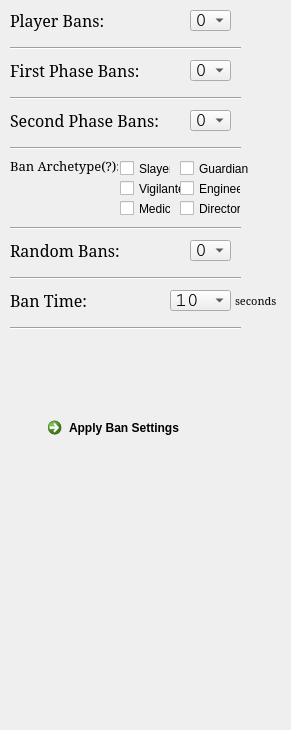
   <widget class="QWidget" name="bansTab">
    <attribute name="title">
     <string>Bans</string>
    </attribute>
    <widget class="QComboBox" name="playerBansDropdown">
     <property name="geometry">
      <rect>
       <x>190</x>
       <y>10</y>
       <width>41</width>
       <height>21</height>
      </rect>
     </property>
     <property name="font">
      <font>
       <family>Courier</family>
       <pointsize>15</pointsize>
      </font>
     </property>
     <item>
      <property name="text">
       <string>0</string>
      </property>
     </item>
     <item>
      <property name="text">
       <string>1</string>
      </property>
     </item>
     <item>
      <property name="text">
       <string>2</string>
      </property>
     </item>
     <item>
      <property name="text">
       <string>3</string>
      </property>
     </item>
     <item>
      <property name="text">
       <string>4</string>
      </property>
     </item>
     <item>
      <property name="text">
       <string>5</string>
      </property>
     </item>
    </widget>
    <widget class="QLabel" name="playerBansLabel">
     <property name="geometry">
      <rect>
       <x>10</x>
       <y>10</y>
       <width>171</width>
       <height>21</height>
      </rect>
     </property>
     <property name="font">
      <font>
       <family>Constantia</family>
       <pointsize>12</pointsize>
      </font>
     </property>
     <property name="toolTip">
      <string>&lt;html&gt;&lt;head/&gt;&lt;body&gt;&lt;p&gt;These are the number of bans per player. &lt;/p&gt;&lt;p&gt;&lt;br/&gt;&lt;/p&gt;&lt;/body&gt;&lt;/html&gt;</string>
     </property>
     <property name="text">
      <string>Player Bans:</string>
     </property>
     <property name="scaledContents">
      <bool>false</bool>
     </property>
    </widget>
    <widget class="QLabel" name="firstPhaseBansLabel">
     <property name="geometry">
      <rect>
       <x>10</x>
       <y>60</y>
       <width>171</width>
       <height>21</height>
      </rect>
     </property>
     <property name="font">
      <font>
       <family>Constantia</family>
       <pointsize>12</pointsize>
      </font>
     </property>
     <property name="toolTip">
      <string>&lt;html&gt;&lt;head/&gt;&lt;body&gt;&lt;p&gt;These are bans that occur &lt;span style=&quot; font-weight:600; text-decoration: underline;&quot;&gt;before&lt;/span&gt; the first phase of selection. This means that no players will have been selected when these bans take place. &lt;/p&gt;&lt;/body&gt;&lt;/html&gt;</string>
     </property>
     <property name="text">
      <string>First Phase Bans:</string>
     </property>
     <property name="scaledContents">
      <bool>false</bool>
     </property>
    </widget>
    <widget class="QComboBox" name="firstPhaseBansDropdown">
     <property name="geometry">
      <rect>
       <x>190</x>
       <y>60</y>
       <width>41</width>
       <height>21</height>
      </rect>
     </property>
     <property name="font">
      <font>
       <family>Courier</family>
       <pointsize>15</pointsize>
      </font>
     </property>
     <item>
      <property name="text">
       <string>0</string>
      </property>
     </item>
     <item>
      <property name="text">
       <string>1</string>
      </property>
     </item>
     <item>
      <property name="text">
       <string>2</string>
      </property>
     </item>
     <item>
      <property name="text">
       <string>3</string>
      </property>
     </item>
     <item>
      <property name="text">
       <string>4</string>
      </property>
     </item>
     <item>
      <property name="text">
       <string>5</string>
      </property>
     </item>
    </widget>
    <widget class="Line" name="line_3">
     <property name="geometry">
      <rect>
       <x>10</x>
       <y>40</y>
       <width>231</width>
       <height>16</height>
      </rect>
     </property>
     <property name="orientation">
      <enum>Qt::Horizontal</enum>
     </property>
    </widget>
    <widget class="Line" name="line_4">
     <property name="geometry">
      <rect>
       <x>10</x>
       <y>90</y>
       <width>231</width>
       <height>16</height>
      </rect>
     </property>
     <property name="orientation">
      <enum>Qt::Horizontal</enum>
     </property>
    </widget>
    <widget class="QLabel" name="secondPhaseBansLabel">
     <property name="geometry">
      <rect>
       <x>10</x>
       <y>110</y>
       <width>171</width>
       <height>21</height>
      </rect>
     </property>
     <property name="font">
      <font>
       <family>Constantia</family>
       <pointsize>12</pointsize>
      </font>
     </property>
     <property name="toolTip">
      <string>&lt;html&gt;&lt;head/&gt;&lt;body&gt;&lt;p&gt;These are bans that occur &lt;span style=&quot; font-weight:600; text-decoration: underline;&quot;&gt;after&lt;/span&gt;&lt;span style=&quot; font-weight:600; font-style:italic;&quot;/&gt;the first phase of selection. This means that 2 players will have been selected when these bans take place. &lt;/p&gt;&lt;/body&gt;&lt;/html&gt;</string>
     </property>
     <property name="text">
      <string>Second Phase Bans:</string>
     </property>
     <property name="scaledContents">
      <bool>false</bool>
     </property>
    </widget>
    <widget class="QComboBox" name="secondPhaseBansDropdown">
     <property name="geometry">
      <rect>
       <x>190</x>
       <y>110</y>
       <width>41</width>
       <height>21</height>
      </rect>
     </property>
     <property name="font">
      <font>
       <family>Courier</family>
       <pointsize>15</pointsize>
      </font>
     </property>
     <item>
      <property name="text">
       <string>0</string>
      </property>
     </item>
     <item>
      <property name="text">
       <string>1</string>
      </property>
     </item>
     <item>
      <property name="text">
       <string>2</string>
      </property>
     </item>
     <item>
      <property name="text">
       <string>3</string>
      </property>
     </item>
     <item>
      <property name="text">
       <string>4</string>
      </property>
     </item>
     <item>
      <property name="text">
       <string>5</string>
      </property>
     </item>
    </widget>
    <widget class="Line" name="line_5">
     <property name="geometry">
      <rect>
       <x>10</x>
       <y>140</y>
       <width>231</width>
       <height>16</height>
      </rect>
     </property>
     <property name="orientation">
      <enum>Qt::Horizontal</enum>
     </property>
    </widget>
    <widget class="QLabel" name="banArchetypeLabel">
     <property name="geometry">
      <rect>
       <x>10</x>
       <y>155</y>
       <width>108</width>
       <height>21</height>
      </rect>
     </property>
     <property name="font">
      <font>
       <family>Constantia</family>
       <pointsize>10</pointsize>
      </font>
     </property>
     <property name="toolTip">
      <string>&lt;html&gt;&lt;head/&gt;&lt;body&gt;&lt;p&gt;This dictates whether an archetype will be banned for the game. &lt;/p&gt;&lt;/body&gt;&lt;/html&gt;</string>
     </property>
     <property name="text">
      <string>Ban Archetype(?):</string>
     </property>
     <property name="scaledContents">
      <bool>false</bool>
     </property>
    </widget>
    <widget class="QCheckBox" name="slayerBanCheckbox">
     <property name="geometry">
      <rect>
       <x>120</x>
       <y>160</y>
       <width>51</width>
       <height>17</height>
      </rect>
     </property>
     <property name="text">
      <string>Slayer</string>
     </property>
    </widget>
    <widget class="QCheckBox" name="vigilanteBanCheckbox">
     <property name="geometry">
      <rect>
       <x>120</x>
       <y>180</y>
       <width>61</width>
       <height>17</height>
      </rect>
     </property>
     <property name="text">
      <string>Vigilante</string>
     </property>
    </widget>
    <widget class="QCheckBox" name="medicBanCheckbox">
     <property name="geometry">
      <rect>
       <x>120</x>
       <y>200</y>
       <width>51</width>
       <height>17</height>
      </rect>
     </property>
     <property name="text">
      <string>Medic</string>
     </property>
    </widget>
    <widget class="QCheckBox" name="guardianBanCheckbox">
     <property name="geometry">
      <rect>
       <x>180</x>
       <y>160</y>
       <width>71</width>
       <height>17</height>
      </rect>
     </property>
     <property name="text">
      <string>Guardian</string>
     </property>
    </widget>
    <widget class="QCheckBox" name="engineerBanCheckbox">
     <property name="geometry">
      <rect>
       <x>180</x>
       <y>180</y>
       <width>61</width>
       <height>17</height>
      </rect>
     </property>
     <property name="text">
      <string>Engineer</string>
     </property>
    </widget>
    <widget class="QCheckBox" name="directorBanCheckbox">
     <property name="geometry">
      <rect>
       <x>180</x>
       <y>200</y>
       <width>61</width>
       <height>17</height>
      </rect>
     </property>
     <property name="text">
      <string>Director</string>
     </property>
    </widget>
    <widget class="Line" name="line_6">
     <property name="geometry">
      <rect>
       <x>10</x>
       <y>220</y>
       <width>231</width>
       <height>16</height>
      </rect>
     </property>
     <property name="orientation">
      <enum>Qt::Horizontal</enum>
     </property>
    </widget>
    <widget class="QLabel" name="randomBansLabel">
     <property name="geometry">
      <rect>
       <x>10</x>
       <y>240</y>
       <width>171</width>
       <height>21</height>
      </rect>
     </property>
     <property name="font">
      <font>
       <family>Constantia</family>
       <pointsize>12</pointsize>
      </font>
     </property>
     <property name="toolTip">
      <string>&lt;html&gt;&lt;head/&gt;&lt;body&gt;&lt;p&gt;These are random player bans that occur before the game begins. These players cannot be selected for the upcoming game.&lt;/p&gt;&lt;/body&gt;&lt;/html&gt;</string>
     </property>
     <property name="text">
      <string>Random Bans:</string>
     </property>
     <property name="scaledContents">
      <bool>false</bool>
     </property>
    </widget>
    <widget class="QComboBox" name="randomBansDropdown">
     <property name="geometry">
      <rect>
       <x>190</x>
       <y>240</y>
       <width>41</width>
       <height>21</height>
      </rect>
     </property>
     <property name="font">
      <font>
       <family>Courier</family>
       <pointsize>15</pointsize>
      </font>
     </property>
     <item>
      <property name="text">
       <string>0</string>
      </property>
     </item>
     <item>
      <property name="text">
       <string>1</string>
      </property>
     </item>
     <item>
      <property name="text">
       <string>2</string>
      </property>
     </item>
     <item>
      <property name="text">
       <string>3</string>
      </property>
     </item>
     <item>
      <property name="text">
       <string>4</string>
      </property>
     </item>
     <item>
      <property name="text">
       <string>5</string>
      </property>
     </item>
    </widget>
    <widget class="Line" name="line_7">
     <property name="geometry">
      <rect>
       <x>10</x>
       <y>270</y>
       <width>231</width>
       <height>16</height>
      </rect>
     </property>
     <property name="orientation">
      <enum>Qt::Horizontal</enum>
     </property>
    </widget>
    <widget class="QLabel" name="banTimeLabel">
     <property name="geometry">
      <rect>
       <x>10</x>
       <y>290</y>
       <width>81</width>
       <height>21</height>
      </rect>
     </property>
     <property name="font">
      <font>
       <family>Constantia</family>
       <pointsize>12</pointsize>
      </font>
     </property>
     <property name="toolTip">
      <string>&lt;html&gt;&lt;head/&gt;&lt;body&gt;&lt;p&gt;This is the amount of time each player will have to ban players. If you fail to ban a player within this time, the ban will be forfeit. &lt;/p&gt;&lt;/body&gt;&lt;/html&gt;</string>
     </property>
     <property name="text">
      <string>Ban Time:</string>
     </property>
     <property name="scaledContents">
      <bool>false</bool>
     </property>
    </widget>
    <widget class="QLabel" name="secondsLabel2">
     <property name="geometry">
      <rect>
       <x>235</x>
       <y>294</y>
       <width>47</width>
       <height>13</height>
      </rect>
     </property>
     <property name="font">
      <font>
       <family>Constantia</family>
       <pointsize>8</pointsize>
      </font>
     </property>
     <property name="text">
      <string>seconds</string>
     </property>
    </widget>
    <widget class="Line" name="line_8">
     <property name="geometry">
      <rect>
       <x>10</x>
       <y>320</y>
       <width>231</width>
       <height>16</height>
      </rect>
     </property>
     <property name="orientation">
      <enum>Qt::Horizontal</enum>
     </property>
    </widget>
    <widget class="QLabel" name="gavelLabel">
     <property name="geometry">
      <rect>
       <x>10</x>
       <y>470</y>
       <width>251</width>
       <height>251</height>
      </rect>
     </property>
     <property name="text">
      <string/>
     </property>
     <property name="pixmap">
      <pixmap>gavelIcon.png</pixmap>
     </property>
     <property name="scaledContents">
      <bool>true</bool>
     </property>
    </widget>
    <widget class="QCommandLinkButton" name="applyBanSettingsButton">
     <property name="geometry">
      <rect>
       <x>40</x>
       <y>410</y>
       <width>185</width>
       <height>41</height>
      </rect>
     </property>
     <property name="text">
      <string>Apply Ban Settings</string>
     </property>
    </widget>
    <widget class="QComboBox" name="pickTimeDropdown_2">
     <property name="geometry">
      <rect>
       <x>170</x>
       <y>290</y>
       <width>61</width>
       <height>21</height>
      </rect>
     </property>
     <property name="font">
      <font>
       <family>Courier</family>
       <pointsize>15</pointsize>
      </font>
     </property>
     <property name="currentText">
      <string>10</string>
     </property>
     <item>
      <property name="text">
       <string>10</string>
      </property>
     </item>
     <item>
      <property name="text">
       <string>20</string>
      </property>
     </item>
     <item>
      <property name="text">
       <string>30</string>
      </property>
     </item>
     <item>
      <property name="text">
       <string>40</string>
      </property>
     </item>
     <item>
      <property name="text">
       <string>50</string>
      </property>
     </item>
     <item>
      <property name="text">
       <string>60</string>
      </property>
     </item>
     <item>
      <property name="text">
       <string>90</string>
      </property>
     </item>
     <item>
      <property name="text">
       <string>120</string>
      </property>
     </item>
     <item>
      <property name="text">
       <string>180</string>
      </property>
     </item>
     <item>
      <property name="text">
       <string>300</string>
      </property>
     </item>
     <item>
      <property name="text">
       <string>UNL</string>
      </property>
     </item>
    </widget>
   </widget>
